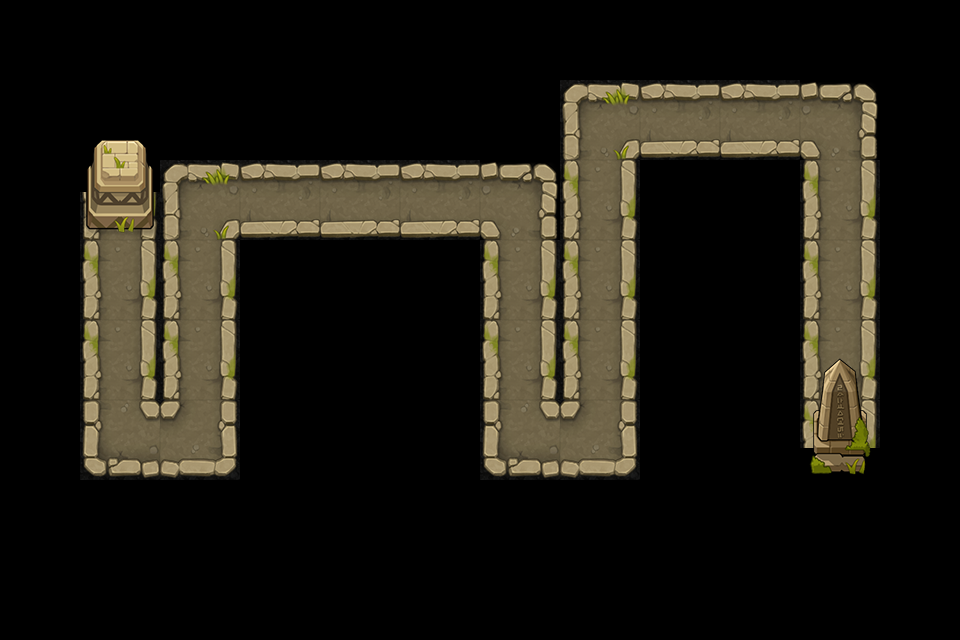

The image is a tile-based game level rendered from a .tmx file. Its description and source (layers, tilesets, objects; grid data summarised) follow:
An orthogonal 12x8 tile map with 80x80 px tiles, 2 tile layers (road, object) and 16 objects (P0, P1, P2, P3, P4, ...).

<map version="1.0" tiledversion="1.0.3" orientation="orthogonal" renderorder="right-down" width="12" height="8" tilewidth="80" tileheight="80" nextobjectid="18">
 <tileset firstgid="1" name="huangye" tilewidth="80" tileheight="80" tilecount="15" columns="5">
  <image source="huangye.png" width="400" height="240" />
 </tileset>
 <layer name="road" width="12" height="8">
  <data>[96 cells, 27 non-empty, 8 distinct tile ids]</data>
 </layer>
 <layer name="object" width="12" height="8">
  <data>[96 cells, 4 non-empty, 4 distinct tile ids]</data>
 </layer>
 <objectgroup name="path" visible="0">
  <object id="1" name="P0" x="120" y="240" />
  <object id="2" name="P1" x="120" y="440" />
  <object id="3" name="P2" x="200" y="440" />
  <object id="4" name="P3" x="200" y="200" />
  <object id="5" name="P4" x="520" y="200" />
  <object id="6" name="P5" x="520" y="440" />
  <object id="7" name="P6" x="600" y="440" />
  <object id="8" name="P7" x="600" y="120" />
  <object id="9" name="P8" x="840" y="120" />
  <object id="10" name="P9" x="840" y="350" />
  <object id="11" name="O0" x="0" y="80" width="80" height="400" />
  <object id="12" name="O1" x="160" y="80" width="400" height="80" />
  <object id="13" name="O2" x="240" y="240" width="240" height="240" />
  <object id="14" name="O3" x="640" y="160" width="160" height="320" />
  <object id="15" name="O4" x="80" y="480" width="800" height="80" />
  <object id="16" name="O5" x="880" y="80" width="80" height="400" />
 </objectgroup>
</map>
